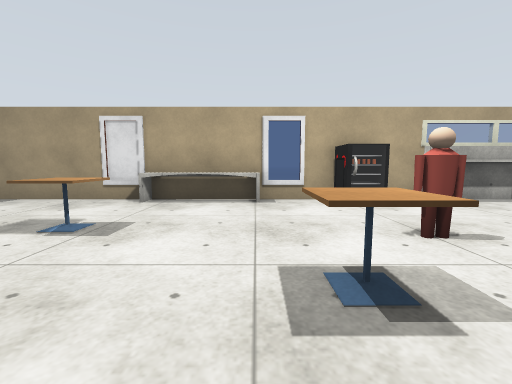
[1] (above)

12 first-person views from a walk through a robot-simulator world made for Gazebo. The camera is 1 m above the floor, tilts 6° down and sees 90° across. The floor is counted in squares, 1 m on a side. Each view is taken from the middle of a square. On the plan, view 1 faces up. The plan holds only what a view shows up to about 11 squares ahead; the rest is blank. Simple shapes stand in for some stock models.

[2]
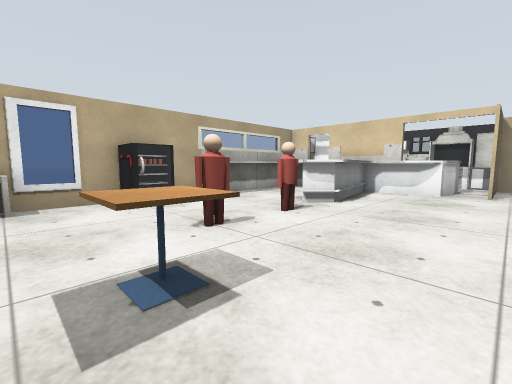

[3]
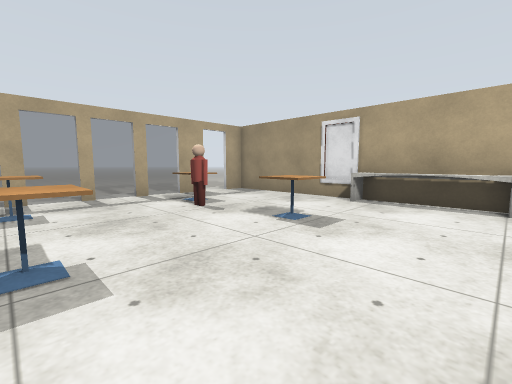

[4]
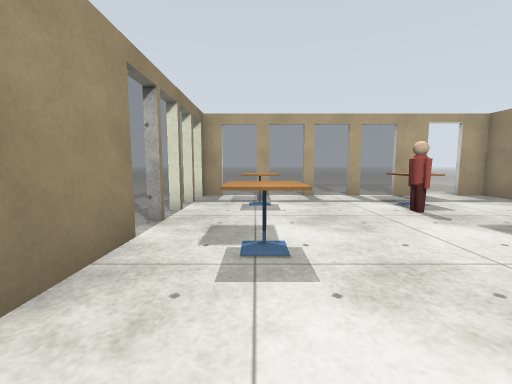

[5]
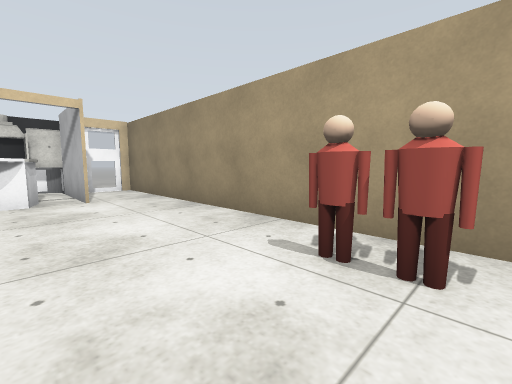

[6]
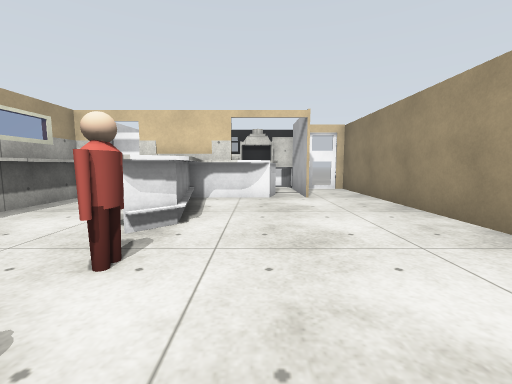

[7]
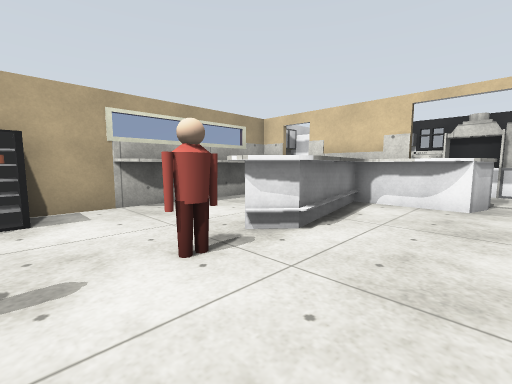

[8]
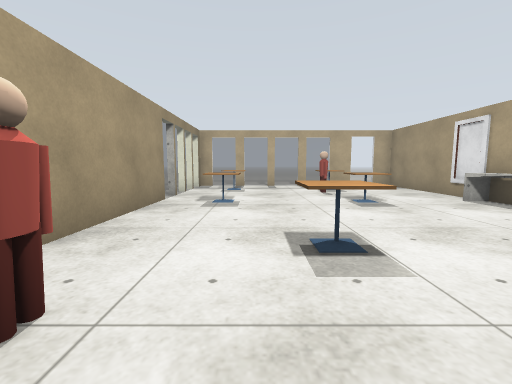

[9]
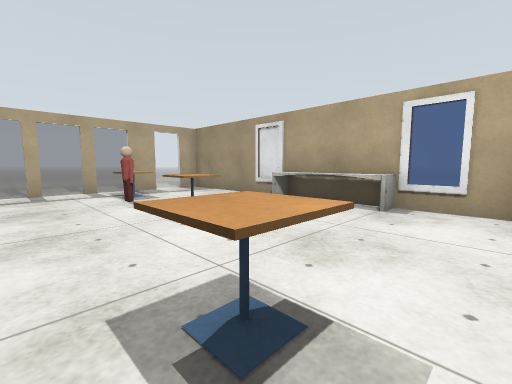

[10]
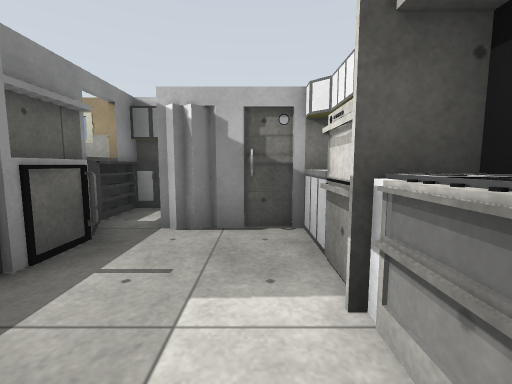

[11]
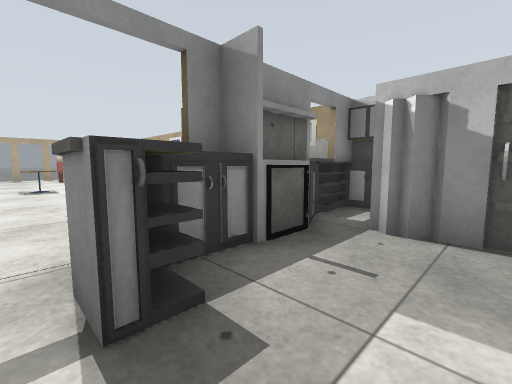

[12]
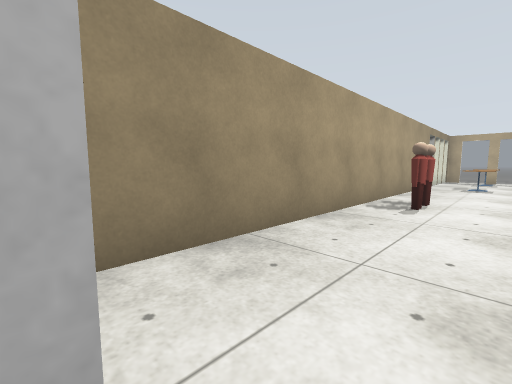

### Floor plan
Key: @ floor where view 1 was taken; # wall or solid block; . main floor; - floor 0.25 m lower than the main floor; = window, fence, low wall or low ledge; T cafe table; P person; O other object.
Columns run from 10 left of view 1 to 14 right of it. Each row starts with its distance up from view 1.
  8   ######   =####
  7  .#....####=.=.########
  6  .................. ###
  5  .#...............  #####
  4  .=OOP.T....PPPP#####=..#
  3 -.=.............##..#...#
  2 -.=........T........##..#
  1 -.=.....................#
  0  .=TT..T..@.PP......#####
 -1  .=....................=
 -2   #====#################
 -3  ---
 -4  --

Positions as (right, up) in squares from view 1, and headings:
1: (0, 0), facing up
2: (0, 0), facing up-right
3: (0, 0), facing up-left
4: (0, 0), facing left
5: (2, 2), facing down-right
6: (2, 2), facing right
7: (3, 1), facing up-right
8: (4, 1), facing left
9: (2, 1), facing up-left
10: (13, 1), facing up
11: (13, 1), facing up-left
12: (10, 1), facing down-left
